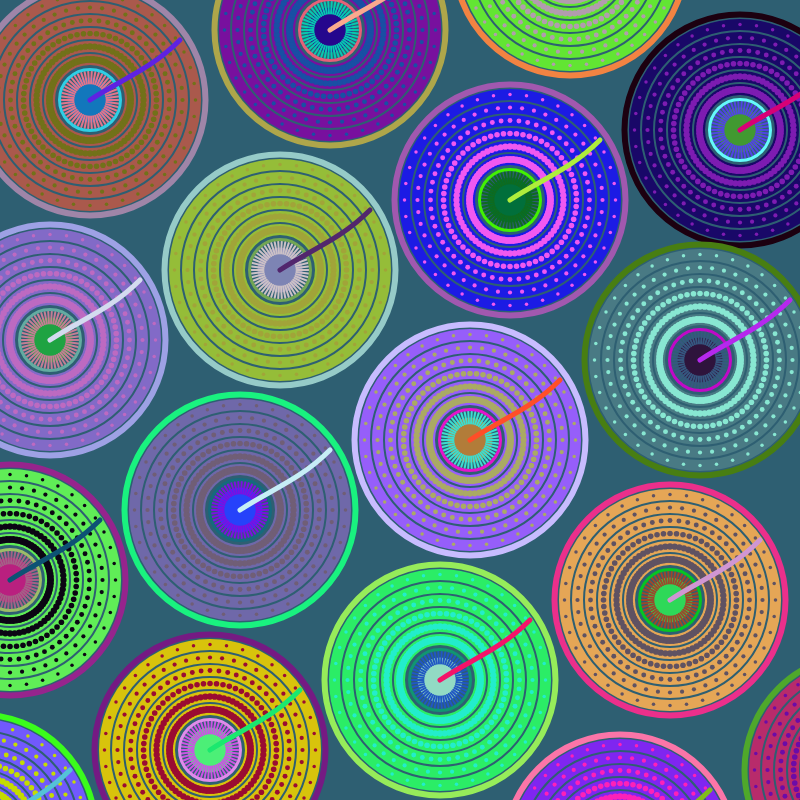
Frame 1 (no input)
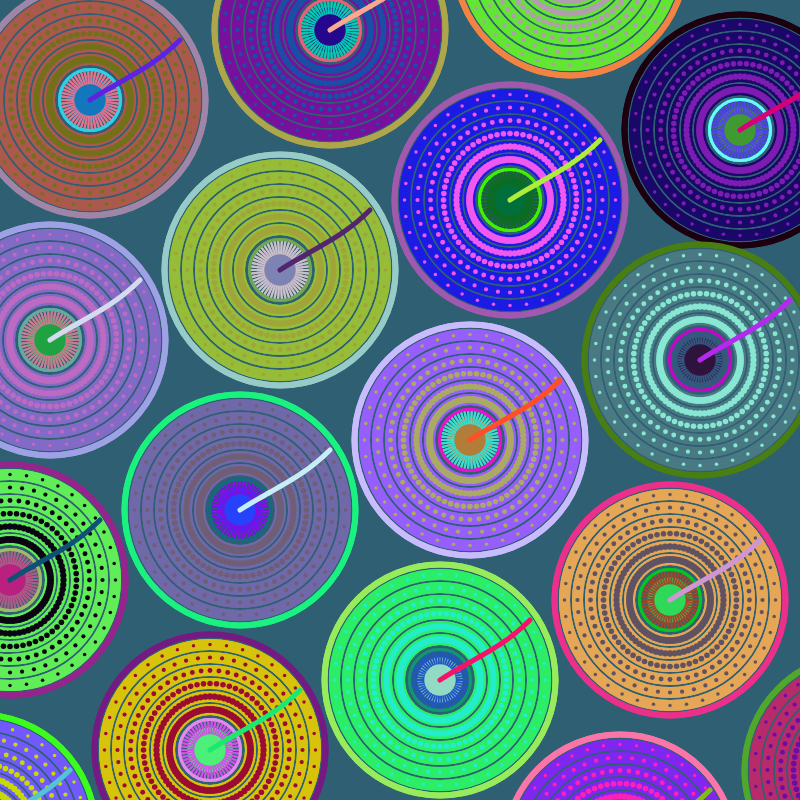
Frame 2 (the mouse pressed at the canvas centre, redrawn once)

The p5.js sketch that drew these frames (run headless with seeded random() and noise() and a simulated clock; the mouse was pressed at the canvas centre and the sketch redrawn once):

// p5.js sketch
// ── sketch.js
let wheels = [];

function setup() {
  createCanvas(800, 800);
  background('#2E5F72'); // Background color similar to the original deep blue
  
  // Manually specified positions based on visual layout in the image
  let positions = [
    { x: 90, y: 100 }, { x: 330, y: 30 }, { x: 570, y: -40 },
    { x: 50, y: 340 }, { x: 280, y: 270 }, { x: 510, y: 200 }, { x: 740, y: 130 }, 
    { x: 10, y: 580 }, { x: 240, y: 510 }, { x: 470, y: 440 }, { x: 700, y: 360 }, 
    { x: -20, y: 830 }, { x: 210, y: 750 }, { x: 440, y: 680 }, { x: 670, y: 600 }, 
    { x: 620, y: 850 }, { x: 860, y: 770 }
  ];

  // All wheels share the same radius; do not modify their individual sizes
  let radius = 50;

  // Create wheel objects based on the positions
  for (let pos of positions) {
    wheels.push(new Wheel(pos.x, pos.y, radius));
  }

  // Only draw once
  noLoop();
}

function draw() {
  for (let wheel of wheels) {
    wheel.display();
  }
}

// Random color generator
function randomColor() {
  return color(random(255), random(255), random(255));
}
// ── wheel.js
class Wheel {
    constructor(x, y, baseRadius) {
      this.x = x;
      this.y = y;
      this.r = baseRadius;

      // Center concentric circles with random colors
        this.colors = Array.from({ length: 7 }, () => randomColor());

      // All other elements also use random colors
        this.pinkRingColor = randomColor();
        this.yellowSpikesColor = randomColor();
        this.outerCircleColor = randomColor();
        this.dotColor = randomColor();
        this.dotBgColor = randomColor();
        this.finalCircleColor = randomColor();
        this.curvedLineColor = randomColor();
    }

  
    display() {
      push();
      translate(this.x, this.y);
      angleMode(DEGREES);
  
      // Draw central concentric circles
      noStroke();
      let radii = [this.r * 0.37, this.r * 0.32, this.r * 0.27, this.r * 0.22, this.r * 0.17, this.r * 0.12, this.r * 0.07];
      for (let i = 0; i < this.colors.length; i++) {
        fill(this.colors[i]);
        ellipse(0, 0, radii[i] * 2);
      }
  
      // Ring background
      let pinkRadius = this.r * 0.45;
      fill(this.pinkRingColor);
      ellipse(0, 0, pinkRadius * 2);
  
      // Spikes
      stroke(this.yellowSpikesColor);
      strokeWeight(2);
      let spikes = 50;
      for (let i = 0; i < spikes; i++) {
        let angle = (360 / spikes) * i;
        let x1 = cos(angle) * (pinkRadius - 6);
        let y1 = sin(angle) * (pinkRadius - 6);
        let x2 = cos(angle) * (pinkRadius + 6);
        let y2 = sin(angle) * (pinkRadius + 6);
        line(x1, y1, x2, y2);
      }
  
      // Outer circle around spikes
      noFill();
      stroke(this.outerCircleColor);
      strokeWeight(3);
      ellipse(0, 0, (pinkRadius + 8) * 2);
  
      // Outer rings with dots
      let dotRings = 6;
      let initialRadius = pinkRadius + 18;
      let ringSpacing = 13;
  
      for (let ring = 0; ring < dotRings; ring++) {
        let currentRadius = initialRadius + ring * ringSpacing;
        let dotsNum = 80 - ring * 8;
        let dotSize = 7 - ring * 0.7;
  
        // White background ring
        strokeWeight(ringSpacing - 2);
        stroke(this.dotBgColor);
        noFill();
        ellipse(0, 0, currentRadius * 2);
  
        // Red dots on the ring
        strokeWeight(0);
        fill(this.dotColor);
        for (let j = 0; j < dotsNum; j++) {
          let angle = (360 / dotsNum) * j;
          ellipse(
            cos(angle) * currentRadius,
            sin(angle) * currentRadius,
            dotSize
          );
        }
      }
  
      // Final thick outer ring
      noFill();
      stroke(this.finalCircleColor);
      strokeWeight(6);
      ellipse(0, 0, (initialRadius + (dotRings - 1) * ringSpacing + 10) * 2);
  
      // Curved red line in the center
      stroke(this.curvedLineColor);
      strokeWeight(5);
      noFill();
      beginShape();
      vertex(0, 0);
      bezierVertex(30, -20, 60, -30, 90, -60);
      endShape();
  
      pop();
      }
}

  // Random color generator function
function randomColor() {
    return color(random(255), random(255), random(255));
  }
